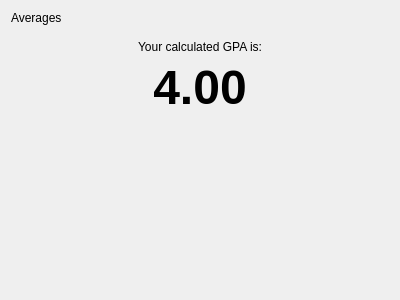
<?xml version="1.0" encoding="UTF-8"?>
<ui version="4.0">
 <class>Averages</class>
 <widget class="QWidget" name="Averages">
  <property name="geometry">
   <rect>
    <x>0</x>
    <y>0</y>
    <width>400</width>
    <height>300</height>
   </rect>
  </property>
  <property name="windowTitle">
   <string>Form</string>
  </property>
  <property name="autoFillBackground">
   <bool>true</bool>
  </property>
  <layout class="QVBoxLayout" name="verticalLayout_2">
   <item>
    <widget class="tTitleLabel" name="label">
     <property name="text">
      <string>Averages</string>
     </property>
    </widget>
   </item>
   <item>
    <widget class="QWidget" name="widget" native="true">
     <property name="sizePolicy">
      <sizepolicy hsizetype="Preferred" vsizetype="Expanding">
       <horstretch>0</horstretch>
       <verstretch>0</verstretch>
      </sizepolicy>
     </property>
     <property name="autoFillBackground">
      <bool>true</bool>
     </property>
     <layout class="QVBoxLayout" name="verticalLayout">
      <item>
       <widget class="QLabel" name="infoLabel">
        <property name="text">
         <string>Your calculated GPA is:</string>
        </property>
        <property name="alignment">
         <set>Qt::AlignCenter</set>
        </property>
        <property name="wordWrap">
         <bool>true</bool>
        </property>
       </widget>
      </item>
      <item>
       <widget class="QLabel" name="gpaLabel">
        <property name="font">
         <font>
          <pointsize>36</pointsize>
          <weight>75</weight>
          <bold>true</bold>
         </font>
        </property>
        <property name="text">
         <string>4.00</string>
        </property>
        <property name="alignment">
         <set>Qt::AlignCenter</set>
        </property>
       </widget>
      </item>
      <item>
       <spacer name="verticalSpacer">
        <property name="orientation">
         <enum>Qt::Vertical</enum>
        </property>
        <property name="sizeHint" stdset="0">
         <size>
          <width>20</width>
          <height>152</height>
         </size>
        </property>
       </spacer>
      </item>
     </layout>
    </widget>
   </item>
  </layout>
 </widget>
 <customwidgets>
  <customwidget>
   <class>tTitleLabel</class>
   <extends>QLabel</extends>
   <header location="global">ttitlelabel.h</header>
  </customwidget>
 </customwidgets>
 <resources/>
 <connections/>
</ui>
